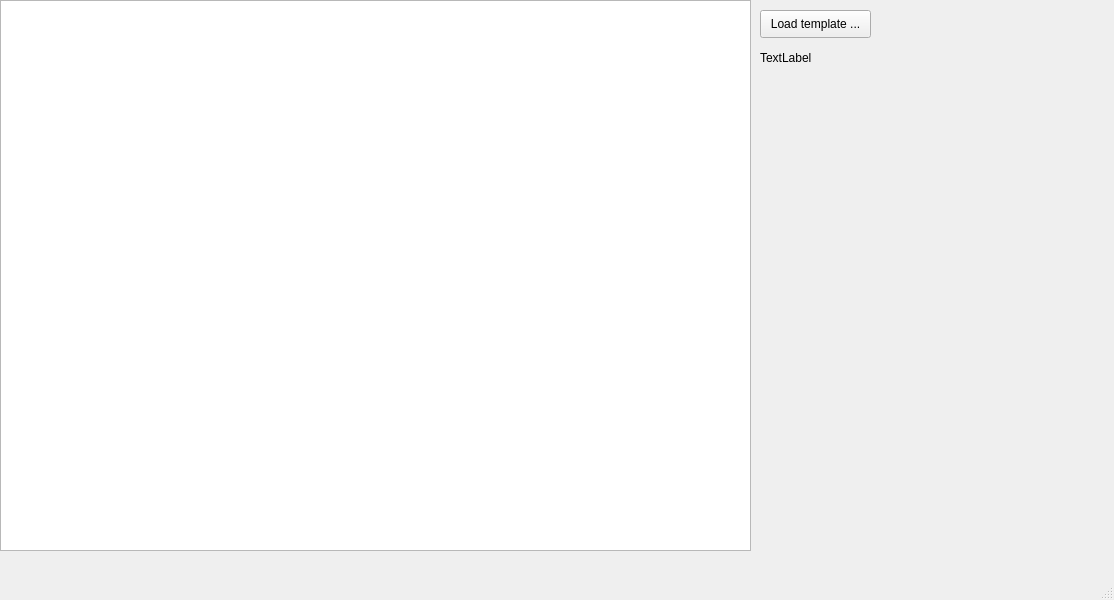
<?xml version="1.0" encoding="UTF-8"?>
<ui version="4.0">
 <class>main_window</class>
 <widget class="QMainWindow" name="main_window">
  <property name="geometry">
   <rect>
    <x>0</x>
    <y>0</y>
    <width>1114</width>
    <height>600</height>
   </rect>
  </property>
  <property name="windowTitle">
   <string>MainWindow</string>
  </property>
  <widget class="QWidget" name="central_widget">
   <widget class="QListView" name="file_view">
    <property name="geometry">
     <rect>
      <x>0</x>
      <y>0</y>
      <width>751</width>
      <height>551</height>
     </rect>
    </property>
    <property name="sizePolicy">
     <sizepolicy hsizetype="Expanding" vsizetype="Expanding">
      <horstretch>0</horstretch>
      <verstretch>0</verstretch>
     </sizepolicy>
    </property>
   </widget>
   <widget class="QPushButton" name="load_btn">
    <property name="geometry">
     <rect>
      <x>760</x>
      <y>10</y>
      <width>111</width>
      <height>28</height>
     </rect>
    </property>
    <property name="text">
     <string>Load template ...</string>
    </property>
   </widget>
   <widget class="QLabel" name="test_lbl">
    <property name="geometry">
     <rect>
      <x>760</x>
      <y>50</y>
      <width>55</width>
      <height>16</height>
     </rect>
    </property>
    <property name="text">
     <string>TextLabel</string>
    </property>
   </widget>
  </widget>
  <widget class="QMenuBar" name="menubar">
   <property name="geometry">
    <rect>
     <x>0</x>
     <y>0</y>
     <width>1114</width>
     <height>26</height>
    </rect>
   </property>
  </widget>
  <widget class="QStatusBar" name="statusbar"/>
 </widget>
 <resources/>
 <connections/>
</ui>
